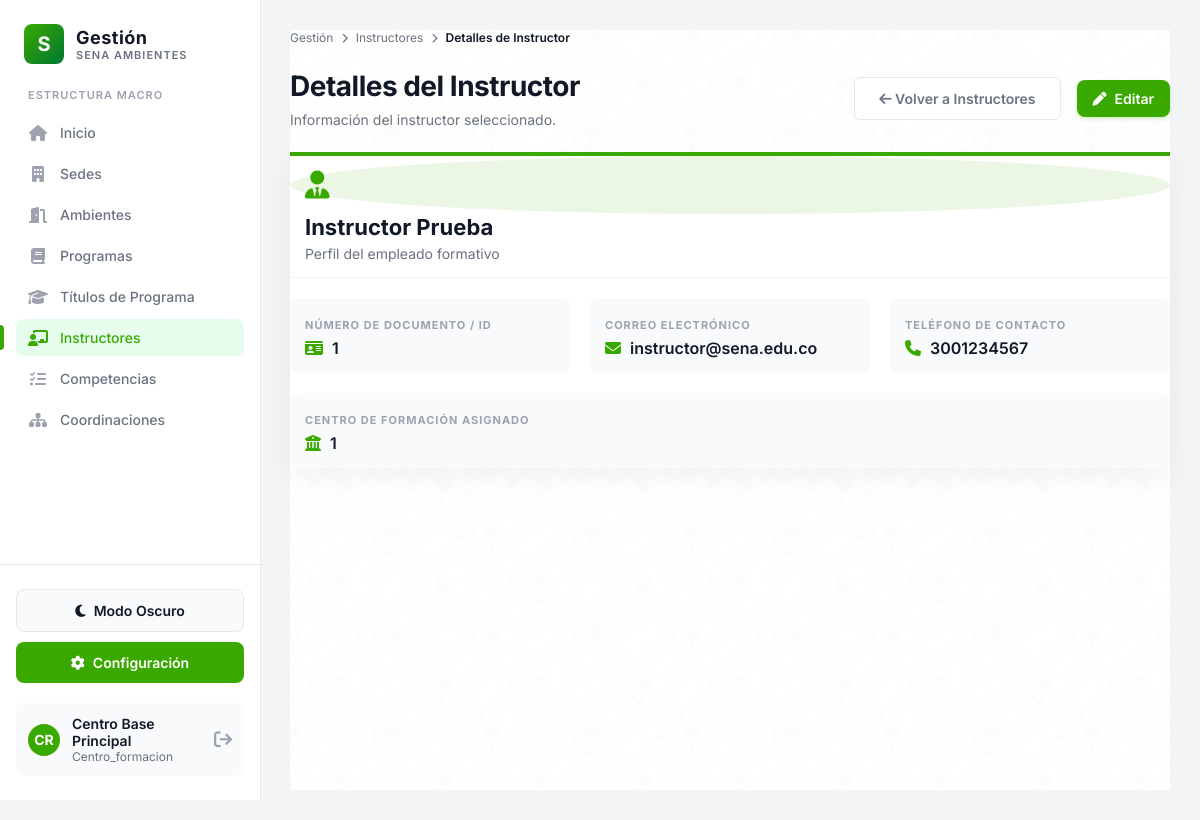
The page /?controller=Instructor&action=details&id=1 (signed in) on the database its author committed.
### tables this page shows
CREATE TABLE IF NOT EXISTS `INSTRUCTOR` (
  `inst_id` INT(11) NOT NULL,
  `inst_nombres` VARCHAR(45) NOT NULL,
  `inst_apellidos` VARCHAR(45) NOT NULL,
  `inst_correo` VARCHAR(45) NOT NULL,
  `inst_telefono` BIGINT(20) NOT NULL,
  `CENTRO_FORMACION_cent_id` INT(11) NOT NULL,
  `inst_password` VARCHAR(255) NOT NULL,  
  PRIMARY KEY (`inst_id`),
  KEY `fk_INSTRUCTOR_CENTRO_FORMACION1_idx` (`CENTRO_FORMACION_cent_id`),
  CONSTRAINT `fk_INSTRUCTOR_CENTRO_FORMACION1` FOREIGN KEY (`CENTRO_FORMACION_cent_id`) REFERENCES `CENTRO_FORMACION` (`cent_id`) ON DELETE NO ACTION ON UPDATE NO ACTION
);

### controllers/InstructorController.php (called while the page is built, shortened)
<?php
require_once 'models/Instructor.php';
class InstructorController {
    public function details() {
        $instructor = Instructor::searchById($_GET['id']);
        require_once 'views/Instructor/details.php';
    }
}
?>

### models/Instructor.php (called while the page is built, shortened)
<?php
class Instructor {
    private $inst_id;
    private $inst_nombre;
    private $inst_apellido;
    private $inst_correo;
    private $inst_telefono;
    private $CENTRO_FORMACION_cent_id;
    public function __construct($inst_id, $inst_nombre, $inst_apellido, $inst_correo, $inst_telefono, $CENTRO_FORMACION_cent_id, $inst_password, $cent_nombre = ''){
        $this->inst_id = $inst_id;
        $this->inst_nombre = $inst_nombre;
        $this->inst_apellido = $inst_apellido;
        $this->inst_correo = $inst_correo;
        $this->inst_telefono = $inst_telefono;
        $this->CENTRO_FORMACION_cent_id = $CENTRO_FORMACION_cent_id;
    }
public function getInst_id(){
    return $this->inst_id;
}
public function getInst_nombre(){
    return $this->inst_nombre;
}
public function getInst_apellido(){
    return $this->inst_apellido;
}
public function getInst_correo(){
    return $this->inst_correo;
}
public function getInst_telefono(){
    return $this->inst_telefono;
}
public function getCENTRO_FORMACION_cent_id(){
    return $this->CENTRO_FORMACION_cent_id;
}
    public static function searchById($inst_id){
        $db=DB::getConnect();
        $centro_id = $_SESSION['centro_id'] ?? null;
        if ($centro_id !== null && $centro_id !== '') {
            $select=$db->prepare('SELECT * FROM instructor WHERE inst_id=:inst_id AND CENTRO_FORMACION_cent_id = :centro_id');
            $select->bindValue('centro_id', $centro_id);
        } else {
            $select=$db->prepare('SELECT * FROM instructor WHERE inst_id=:inst_id');
        }
        $select->bindValue('inst_id',$inst_id);
        $select->execute();
        $instructorDb=$select->fetch();
        if ($instructorDb) {
            $instructor = new Instructor ($instructorDb['inst_id'],$instructorDb['inst_nombres'],$instructorDb['inst_apellidos'],$instructorDb['inst_correo'],$instructorDb['inst_telefono'],$instructorDb['CENTRO_FORMACION_cent_id'],$instructorDb['inst_password']);
            return $instructor;
        }
        return null;
    }
}

### views/Instructor/details.php (the view)
<div class="view-container">
    <div class="breadcrumb">
        <span>Gestión</span>
        <i class="fa-solid fa-chevron-right" style="font-size: 10px;"></i>
        <a href="?controller=Instructor&action=index" style="color: #6b7280; text-decoration: none;">Instructores</a>
        <i class="fa-solid fa-chevron-right" style="font-size: 10px;"></i>
        <span class="active">Detalles de Instructor</span>
    </div>
    <div class="view-header" style="align-items: center;">
        <div class="view-title-block">
            <h1>Detalles del Instructor</h1>
            <p>Información del instructor seleccionado.</p>
        </div>
        <div class="header-actions">
            <a href="?controller=Instructor&action=index" class="btn-secondary" style="text-decoration: none;">
                <i class="fa-solid fa-arrow-left"></i> Volver a Instructores
            </a>
            <a href="?controller=Instructor&action=updateshow&id=<?= htmlspecialchars($instructor->getInst_id()) ?>" class="btn-primary" style="text-decoration: none;">
                <i class="fa-solid fa-pen"></i> Editar
            </a>
        </div>
    </div>
    <div class="details-card" style="box-shadow: 0 10px 25px rgba(0,0,0,0.05); border: none; border-top: 4px solid var(--brand-primary); background: var(--bg-card);">
        <div class="details-header" style="border-bottom: 1px solid var(--border-color-light); padding-bottom: 15px; margin-bottom: 20px;">
            <div class="details-icon" style="background: rgba(57, 169, 0, 0.1); padding: 15px; border-radius: 50%;">
                <i class="fa-solid fa-user-tie" style="font-size: 28px; color: var(--brand-primary);"></i>
            </div>
            <div class="details-title-group" style="padding-left: 15px;">
                <h3 style="color: var(--text-primary); margin: 0; font-size: 22px;"><?= htmlspecialchars($instructor->getInst_nombre()) ?> <?= htmlspecialchars($instructor->getInst_apellido()) ?></h3>
                <p style="color: var(--text-secondary); margin: 5px 0 0 0; font-size: 14px;">Perfil del empleado formativo</p>
            </div>
        </div>
        <div class="details-grid" style="display: grid; grid-template-columns: repeat(auto-fit, minmax(250px, 1fr)); gap: 20px;">
            <div class="detail-group" style="background: var(--bg-input); padding: 15px; border-radius: 8px;">
                <label style="font-size: 11px; text-transform: uppercase; letter-spacing: 1px; color: var(--text-tertiary); font-weight: 700;">NÚMERO DE DOCUMENTO / ID</label>
                <div class="detail-value" style="font-size: 16px; font-weight: 600; color: var(--text-primary); margin-top: 5px;">
                    <i class="fa-solid fa-id-card" style="color: var(--brand-primary); margin-right: 5px;"></i> <?= htmlspecialchars($instructor->getInst_id()) ?>
                </div>
            </div>
            <div class="detail-group" style="background: var(--bg-input); padding: 15px; border-radius: 8px;">
                <label style="font-size: 11px; text-transform: uppercase; letter-spacing: 1px; color: var(--text-tertiary); font-weight: 700;">CORREO ELECTRÓNICO</label>
                <div class="detail-value" style="font-size: 16px; font-weight: 600; color: var(--text-primary); margin-top: 5px; word-break: break-all;">
                    <i class="fa-solid fa-envelope" style="color: var(--brand-primary); margin-right: 5px;"></i> <?= htmlspecialchars($instructor->getInst_correo()) ?>
                </div>
            </div>
            <div class="detail-group" style="background: var(--bg-input); padding: 15px; border-radius: 8px;">
                <label style="font-size: 11px; text-transform: uppercase; letter-spacing: 1px; color: var(--text-tertiary); font-weight: 700;">TELÉFONO DE CONTACTO</label>
                <div class="detail-value" style="font-size: 16px; font-weight: 600; color: var(--text-primary); margin-top: 5px;">
                    <i class="fa-solid fa-phone" style="color: var(--brand-primary); margin-right: 5px;"></i> <?= htmlspecialchars($instructor->getInst_telefono()) ?>
                </div>
            </div>
            <div class="detail-group" style="background: var(--bg-input); padding: 15px; border-radius: 8px; grid-column: 1 / -1;">
                <label style="font-size: 11px; text-transform: uppercase; letter-spacing: 1px; color: var(--text-tertiary); font-weight: 700;">CENTRO DE FORMACIÓN ASIGNADO</label>
                <div class="detail-value" style="font-size: 16px; font-weight: 600; color: var(--text-primary); margin-top: 5px;">
                    <i class="fa-solid fa-building-columns" style="color: var(--brand-primary); margin-right: 5px;"></i> <?= htmlspecialchars($instructor->getCENTRO_FORMACION_cent_id()) ?>
                </div>
    </div>
</div>

### assets/css/main.css (style rules this page uses)
:root { --bg-body: #f3f4f6; --bg-overlay: rgba(255, 255, 255, 0.85); --bg-card: #ffffff; --bg-card-hover: #f8fafc; --bg-sidebar: #ffffff; --bg-input: #f9fafb; --bg-table-header: #ffffff; --text-primary: #111827; --text-secondary: #6b7280; --text-tertiary: #9ca3af; --text-inverse: #ffffff; --border-color: #e5e7eb; --border-color-light: #f3f4f6; --brand-primary: #39A900; --brand-primary-hover: #2e8b00; --brand-primary-light: #e6fced; --brand-secondary: #007832; --danger: #ef4444; --danger-bg: #fee2e2; --danger-hover: #fef2f2; --warning: #f59e0b; --warning-bg: #fef3c7; --info: #2563eb; --info-bg: #dbeafe; }
body { margin: 0; padding: 0; background-color: var(--bg-body); color: var(--text-primary); font-family: 'Inter', sans-serif; transition: background-color 0.3s ease, color 0.3s ease; }

### assets/css/views.css (style rules this page uses)
.view-container { background-color: transparent; width: 100%; background-image: linear-gradient(var(--bg-overlay), var(--bg-overlay)), url('../img/colombia_bg.png'); background-repeat: repeat; background-size: 400px; background-position: center top; background-attachment: fixed; min-height: calc(100vh - 40px); }
.view-header { display: flex; justify-content: space-between; align-items: flex-start; margin-bottom: 24px; gap: 16px; }
.view-title-block h1 { font-size: 28px; font-weight: 700; color: var(--text-primary); margin: 0 0 8px 0; letter-spacing: -0.5px; }
.view-title-block p { font-size: 14px; color: var(--text-secondary); margin: 0; }
.breadcrumb { font-size: 12px; color: var(--text-secondary); margin-bottom: 24px; display: flex; align-items: center; gap: 8px; }
.breadcrumb span.active { font-weight: 600; color: var(--text-primary); }
.header-actions { display: flex; gap: 16px; align-items: center; flex-wrap: wrap; }
.btn-primary { background-color: var(--brand-primary); color: var(--text-inverse); padding: 10px 16px; border: none; border-radius: 8px; font-family: 'Inter', sans-serif; font-weight: 600; font-size: 14px; cursor: pointer; display: flex; align-items: center; gap: 8px; transition: all 0.2s ease; box-shadow: 0 2px 4px rgba(57, 169, 0, 0.2); }

### assets/css/forms.css (style rules this page uses)
.btn-secondary { background-color: var(--bg-card); color: var(--text-secondary); padding: 12px 24px; border: 1px solid var(--border-color); border-radius: 6px; font-family: inherit; font-weight: 600; font-size: 14px; cursor: pointer; transition: all 0.2s; }

### rows shown on the page
instructor: inst_nombres "Instructor", inst_apellidos "Prueba", inst_id "1", inst_correo "instructor@sena.edu.co", inst_telefono "3001234567", CENTRO_FORMACION_cent "1"

### other values the page prints
$_SESSION['nombre'] "Centro Base Principal"
$_SESSION['rol'] "Centro_formacion"
